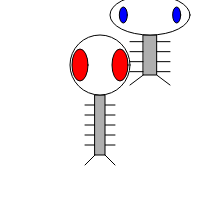
Frame 1 (no input)
Frame 60 (no input): identical to frame 1, image omitted
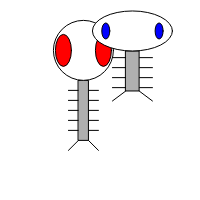
Frame 120 (the mouse pressed at the canvas centre since frame 60)

The p5.js sketch that drew these frames (run headless with seeded random() and noise() and a simulated clock; from frame 60 on, the mouse is pressed at the canvas centre):

// p5.js sketch
// ── sketch.js
let zoog1;
let zoog2;

function setup() {
	createCanvas(200, 200);
	// x, y, w, h, eyeSize, c)
	zoog1 = new Zoog(100, 125, 60, 60, 16, color(255, 0, 0));
	zoog2 = new Zoog(150, 55, 80, 40, 8, color(0, 0, 255));
}

function draw() {
	background(255);
	// mouseX position determines speed factor
	let factor = constrain(mouseX/10, 0, 5);
	zoog1.jiggle(factor);
	zoog1.display();
	zoog2.jiggle(factor);
	zoog2.display();
}
// ── zoog.js
class Zoog {
	constructor(x, y, w, h, eyeSize, c) {
		this.x = x;
		this.y = y;
		this.w = w;
		this.h = h;
		this.eyeSize = eyeSize;
		this.c = c;
	}

	jiggle(speed) {
		// change the location of Zoog randomly
		this.x += random(-1, 1) * speed;
		this.y += random(-1, 1) * speed;

		// Constrain Zoog to the window
		this.x = constrain(this.x, 0, width);
		this.y = constrain(this.y, 0, height);
	}

	display() {
		ellipseMode(CENTER);
		rectMode(CENTER);
		// Draw Zoog's arms with a for loop
		for (let i = this.y - this.h/3; i < this.y + this.h/2; i += 10) {
			stroke(0);
			line(this.x-this.w/4,i,this.x + this.w/4,i);
		}
		// Draw Zoog's body
		stroke(0);
		fill(175);
		rect(this.x,this.y,this.w/6,this.h);
		// Draw Zoog's head
		stroke(0);
		fill(255);
		ellipse(this.x,this.y-this.h,this.w,this.h);
		// Draw Zoog's eyes
		fill(this.c);
		ellipse(this.x-this.w/3,this.y-this.h,this.eyeSize,this.eyeSize*2);
		ellipse(this.x+this.w/3,this.y-this.h,this.eyeSize,this.eyeSize*2);
		
		//Draw Zoog's legs
		stroke(0);
		line(this.x - this.w/12,this.y + this.h/2,this.x - this.w/4,this.y + this.h/2 + 10);
		line(this.x + this.w/12,this.y + this.h/2,this.x + this.w/4,this.y + this.h/2 + 10);
	}
}
